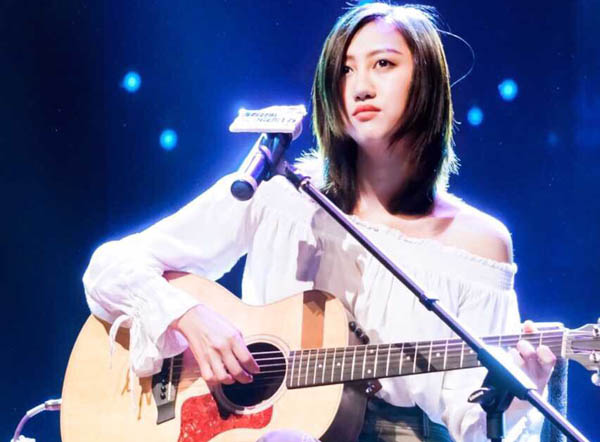
#> input picture cl2.jpg, 600 x 442 px
$ jupyter execute ImageMath.ipynb
#> lines starting #> are read from the running program, lines starting #| are printed output that depends on the picture
# `ImageMath`&nbsp;模块

这个&nbsp;`ImageMath`&nbsp;模块可用于计算“图像表达式”。该模块提供一个&nbsp;`eval()`&nbsp;函数，它获取表达式字符串和一个或多个图像。

## 示例：使用&nbsp;`ImageMath`&nbsp;模块

[cell 1]
from PIL import Image, ImageMath

r,g,b = (Image.open("cl2.jpg")).split()
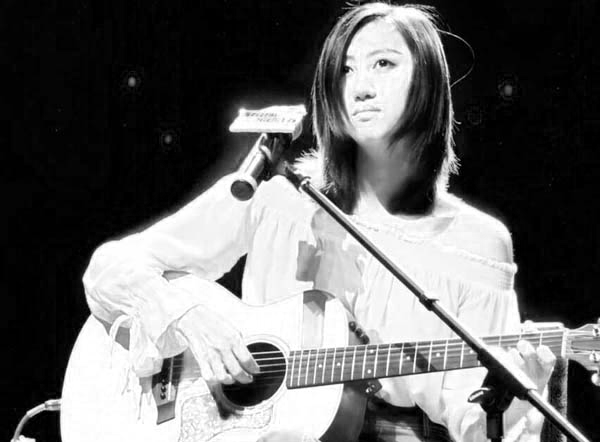
#> r: PIL image 600x442 L; min 0, max 255, mean 103.8
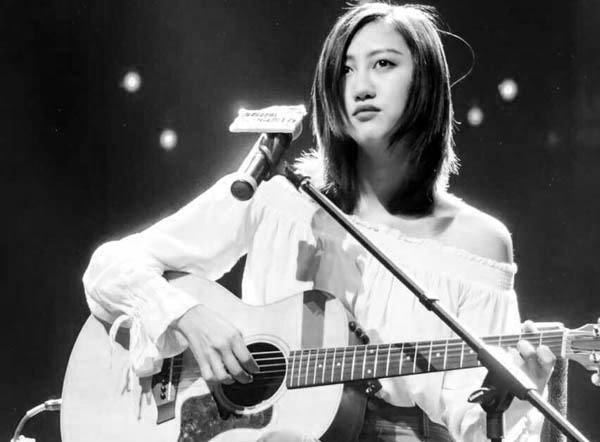
#> g: PIL image 600x442 L; min 0, max 255, mean 109.1
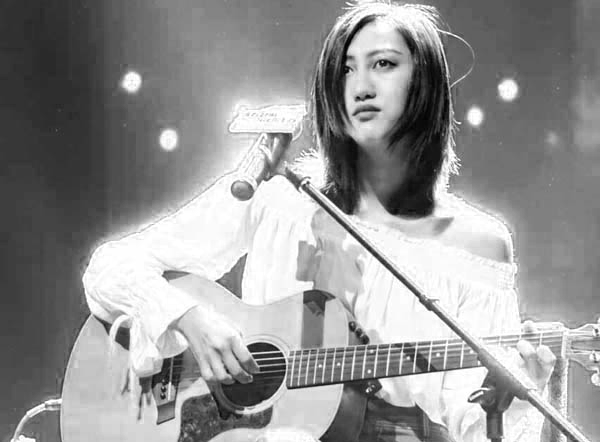
#> b: PIL image 600x442 L; min 0, max 255, mean 148.1

r1 = ImageMath.eval("convert(min(a, b), 'L')", a=r, b=g)
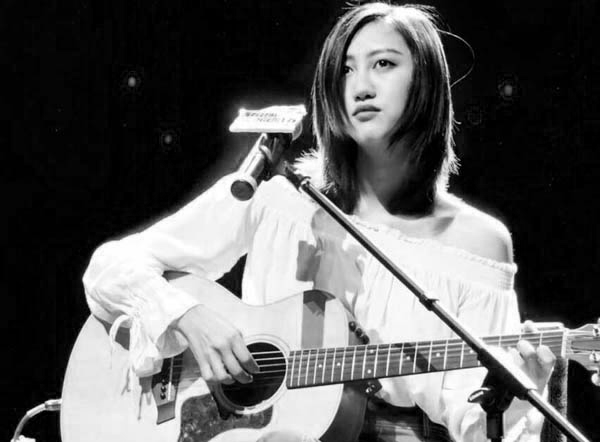
#> r1: PIL image 600x442 L; min 0, max 255, mean 94.1

Image.merge('RGB',(r1,g,b))
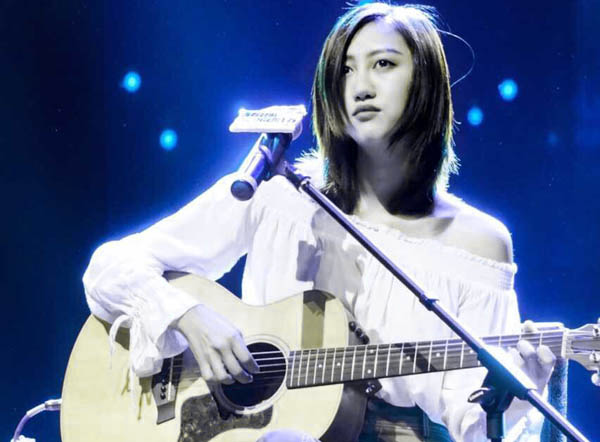
#> Out: PIL image 600x442 RGB; mean R, G, B 94.1, 109.1, 148.1

$ run again, with cl1.jpg copied over cl2.jpg
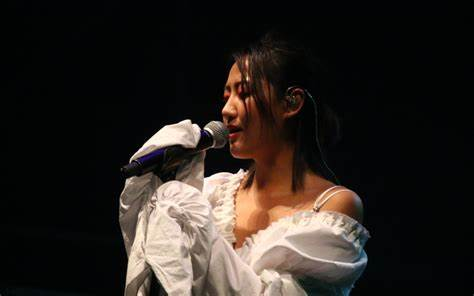
#> input picture cl1.jpg, 474 x 296 px
#> `r,g,b = (Image.open("cl2.jpg")).split()`:
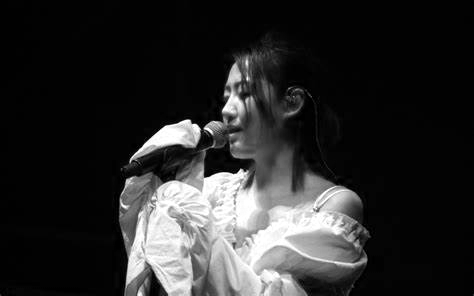
#> r: PIL image 474x296 L; min 0, max 255, mean 43.1
#> `Image.merge('RGB',(r1,g,b))`:
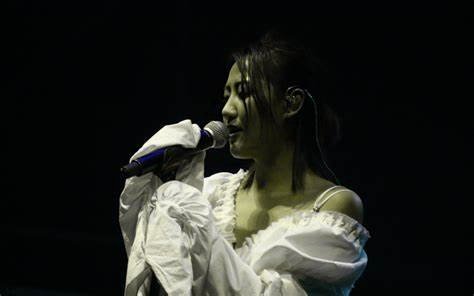
#> Out: PIL image 474x296 RGB; mean R, G, B 35.5, 36.9, 32.4
